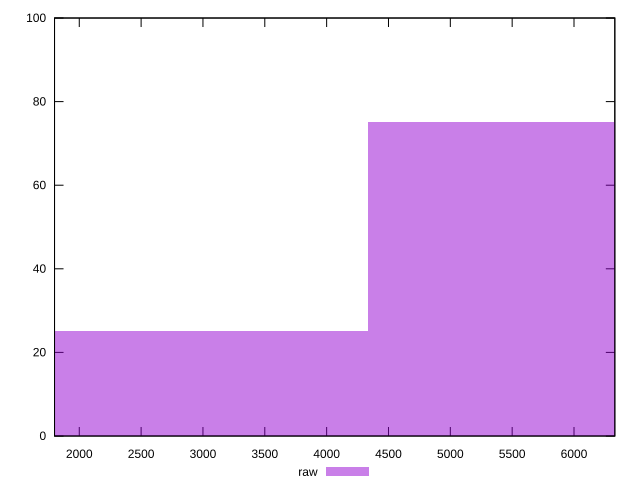

Source code (gnuplot):
reset

$raw <<EOF
5782.321829953135 75
2891.1609149765677 25
EOF

set key outside below
set boxwidth 2891.1609149765677
set xrange [1800:6330]
set yrange [0:100]
set trange [0:100]
set style fill transparent solid 0.5 noborder
set terminal svg size 640, 490 enhanced background rgb 'white'
set output "report_00015_2021-02-09T16-11-33.973Z/unused-javascript/samples/pages/raw/histogram.svg"

plot $raw title "raw" with boxes

reset
